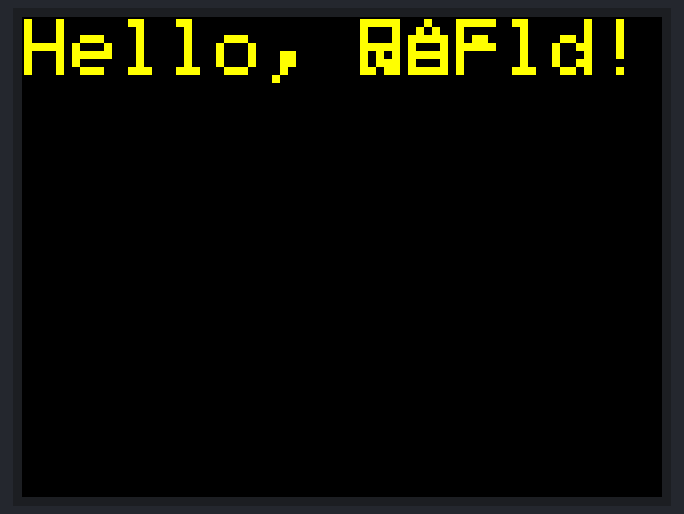
A sketch run on a simulated Arduino Uno, built with avr-gcc and run on an emulated ATmega328P. Parts: 320×240 colour display.

Above: at 0.3 s.
At 1.4 s:
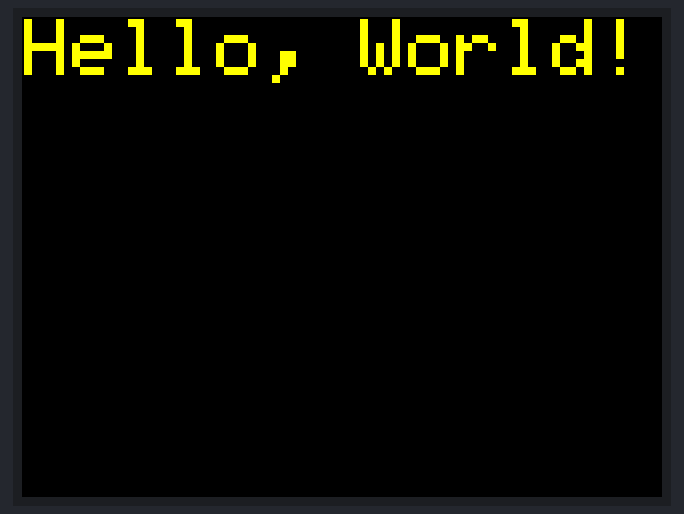

The sketch:

tft_displaytest_working.ino
```cpp
#include <Adafruit_GFX.h>
#include <Adafruit_ST7789.h>
#include <SPI.h>

// Definieer de pinnen voor het display
#define TFT_CS        10
#define TFT_RST       9
#define TFT_DC        8

// Maak een display object aan
Adafruit_ST7789 tft = Adafruit_ST7789(TFT_CS, TFT_DC, TFT_RST);

void setup() {
  // Initialiseer seriële communicatie
  Serial.begin(9600);

  // Initialiseer het display
  tft.init(240, 320); // Breedte en hoogte in pixels
  tft.setRotation(1); // Pas de oriëntatie van het scherm aan (0-3)
  tft.fillScreen(ST77XX_BLACK); // Vul het scherm met zwart

  // Toon een eenvoudige boodschap
  tft.setCursor(1, 1);
  tft.setTextColor(ST77XX_YELLOW);
  tft.setTextSize(4);
  tft.println("Hello, RAF!");
}

void loop() {
  // Hier kun je verder gaan met je code om het display te gebruiken
  tft.setCursor(1, 1);
  tft.println("Hello, World!");
    delay(1000);
    tft.fillScreen(ST77XX_BLACK); // Vul het scherm met zwart

}
```

Measured:
- what the display in image 1 shows lasts 1.0 s, from 1.3 s to 2.3 s
